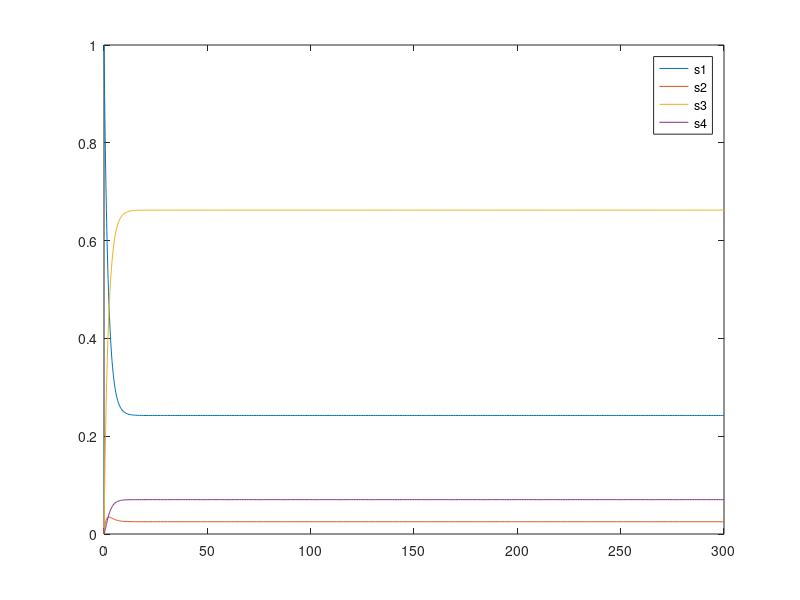

Recreate this plot in MATLAB.
clear all;

%Initializing parameters
l1=1/20;
l2=1/3;
m1=1/2;
m2=1/8;
l3=1/100;
% s1=4G on Wifi on
% s2=4G off Wifi on
% s3=4G on Wifi off
% s4=4G off Wifi off

%   s1         s2      s3       s4
Q=[-l1-l2-l3,  l1   ,  l2   ,   l3   ; %s1
     m1     , -m1-l2,   0   ,   l2   ; %s2
     m2     ,   0   , -m2-l1,    l1  ; %s3
      0     ,  m2   ,  m1   , -m2-m1]; %s4

%The system always starts with 4G and Wifi on
p0=[1,0,0,0];

% Compute the solution
[t, Sol] = ode45(@(t,x) Q'*x, [0 300], p0');

plot(t, Sol, "-");
legend("s1", "s2", "s3", "s4");